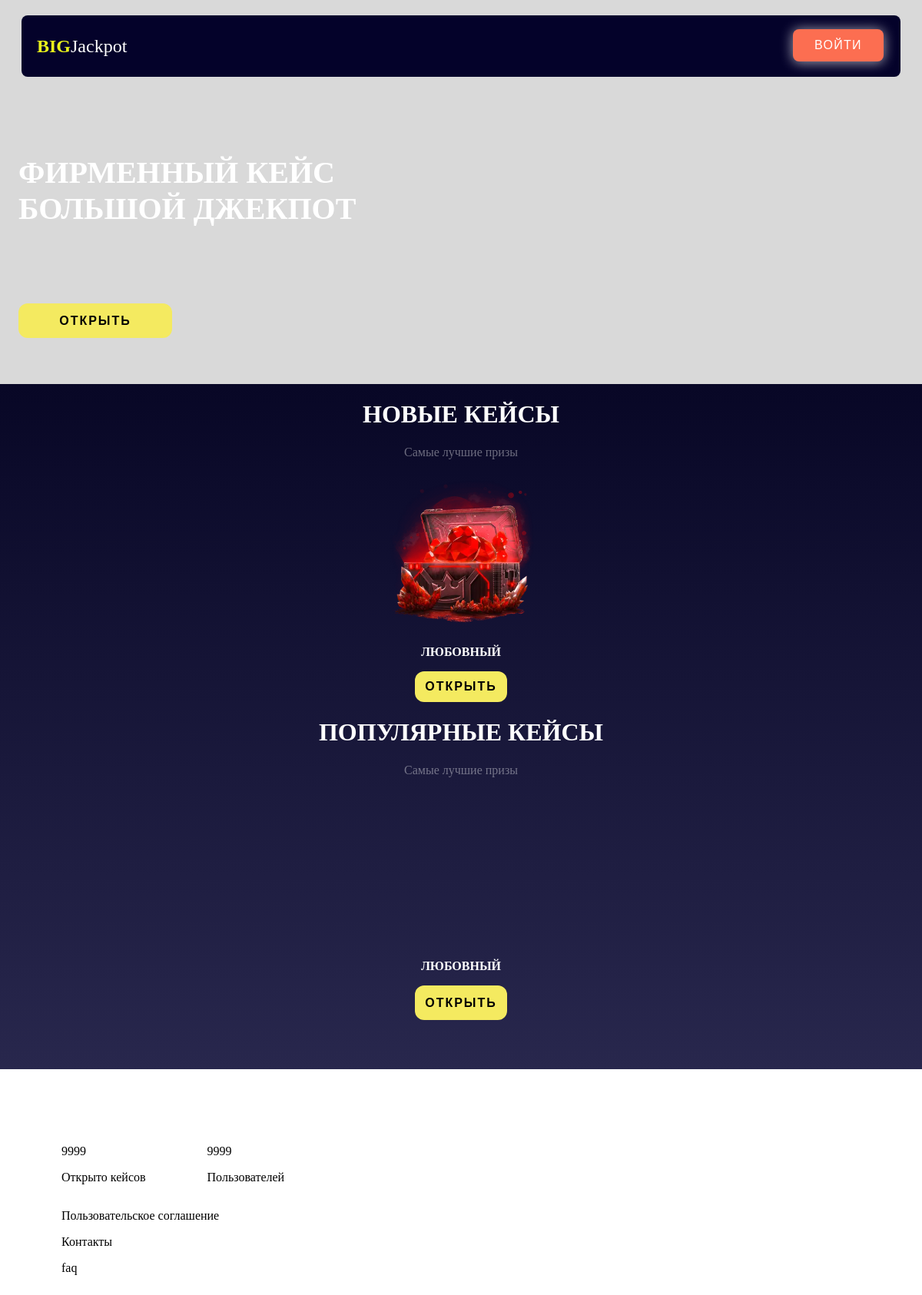
The page / on the database its author committed.
### case/models.py (models this page shows, shortened)
class Case(models.Model):
    name = models.CharField(max_length=100, verbose_name='Название кейса:')
    img_certificates = ResizedImageField(
        verbose_name='Изображение', force_format="WEBP", quality=75, upload_to="case")
    class Meta:
        verbose_name = 'Кейс'
        verbose_name_plural = 'Кейсы'

### case/views.py (the view)
# urls.py: path('', index, name='index'),
def index(request):
    cases = Case.objects.all()
    data = {
        'cases' : cases,
    }
    return render(request, 'main/index.html', context=data)

### templates/main/index.html (shortened to what this page needs)
<!DOCTYPE html>
<html lang="ru">
    <head>
        {% load static %}
        <link rel="stylesheet" type="text/css" href="{% static 'css/style-button.css' %}">
        <link rel="stylesheet" type="text/css" href="{% static 'css/stylesHome.css' %}">
        <link rel="stylesheet" type="text/css" href="{% static 'css/header.css' %}">
    </head>
    <body>
        {% include 'main/module/header.html' %}
        <main class="styles-main">
            <div class="gif-box">
                <p>фирменный кейс<br>большой джекпот</p>
                <div class="button-style">
                    <button class="styles-button" type="submit">открыть</button>
                </div>
            </div>
            <div class="boxCase">
                <div class="style-text-case1">
                    <h1>новые кейсы</h1>
                    <p>Самые лучшие призы</p>
                </div>
                <div class="caseContainer">
                    {% for case in cases %}
                    <div class="box-Case">
                        <div class="img-Case">
                            <img class="img_case" src="{{ case.img_certificates.url }}" alt="{{ case.name }}">
                        </div>
                        <p>{{ case.name }}</p>
                        <div class="button_style">
                            <a href="/case/{{ case.id }}">
                            <input class="styles-button" tupe="button" value="Открыть">
                            </a>
                    </div>
                    {% endfor %}
                    </div>
                </div>
                <div class="style-text-case1">
                    <h1>популярные кейсы</h1>
                    <p>Самые лучшие призы</p>
                </div>
                <div class="caseContainer">
                    <div class="box-Case">
                        <div class="img-Case">
                        </div>
                        <p>любовный</p>
                        <div class="button_style">
                            <button class="styles-button" type="submit">открыть</button>
                        </div>
                    </div>
                </div>
            </div>
        </main>
        {% include 'main/module/footer.html' %}
    </body>
</html>

### static/css/style-button.css (style rules this page uses)
.styles-button { appearance: none; background-color: #f4ea60; border: none; border-radius: 12px; box-sizing: border-box; color: black; cursor: pointer; display: inline-block; font-size: 1rem; font-weight: 600; line-height: normal; margin: 0; min-width: 0; outline: none; padding: 10px; text-align: center; text-decoration: none; text-transform: uppercase; letter-spacing: 2px; transition: all 300ms cubic-bezier(.23, 1, 0.32, 1); user-select: none; -webkit-user-select: none; touch-action: manipulation; max-width: 272px; max-height: 56px; width: 100%; height: 100%; will-change: transform; }

### static/css/stylesHome.css (style rules this page uses)
.styles-main { display: flex; flex-direction: column; }
.gif-box { display: flex; flex-direction: column; justify-content: flex-end; padding: 0 2vw; height: 500px; background-color: #D9D9D9; }
.gif-box p { font-size: 2.5rem; font-weight: 700; color: #FFFFFF; text-transform: uppercase; }
.button-style { margin: 60px 0; height: 45px; }
.styles-button { max-width: 200px !important; width: 100% !important; }
.boxCase { display: flex; flex-direction: column; align-items: center; padding-bottom: 4em; background: linear-gradient(0deg,#28274d,#080726); }
.style-text-case1 { display: flex; flex-direction: column; align-items: center; margin-bottom: 1em; }
.style-text-case1 p { color: rgba(255,255,255, 0.4); font-size: 1rem; margin: 0; }
.box-Case { display: flex; flex-direction: column; align-items: center; width: 250px; height: 300px; margin: auto 1em; }
.box-Case p { text-transform: uppercase; color: #FFFFFF; font-weight: 700; }
.img-Case { width: 240px; height: 200px; margin: 10px auto; display: flex; justify-content: center; }
.caseContainer { display: flex; }
.img_case { width: 100%; max-width: 190px; height: 100%; max-height: 190px; }

### static/css/header.css (style rules this page uses)
body { margin: 0; }
h1 { text-transform: uppercase; color: white; }
.button_style { max-height: 45px; height: 100%; max-width: 120px; width: 100%; }

### rows shown on the page
Case: img_certificates (picture), name "ЛЮБОВНЫЙ"
